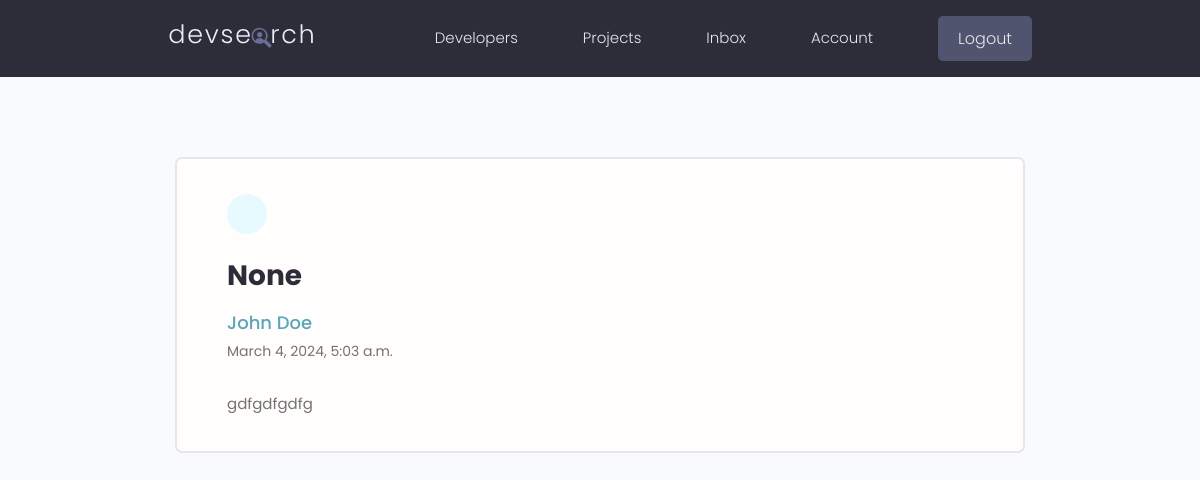
Screenshot of /message/6cf63210-3e48-4449-a771-ce388ce77c88/ (signed in) with the database file from the repository.
### user/models.py (models this page shows, shortened)
class Message(models.Model):
    sender = models.ForeignKey(Profile, on_delete=models.SET_NULL, null=True, blank=True, related_name='message_sender')
    recipient = models.ForeignKey(Profile, on_delete=models.SET_NULL, null=True, blank=True, related_name='message_recipient')
    name = models.CharField(max_length=200, null=True, blank=True)
    email = models.EmailField(max_length=200, null=True, blank=True)
    subject = models.CharField(max_length=200, null=True, blank=True)
    body = models.TextField()
    is_read = models.BooleanField(default=False, null=True)
    created = models.DateTimeField(auto_now_add=True)
    id = models.UUIDField(default=uuid.uuid4, unique=True, primary_key=True, editable=False)
    class Meta:
        ordering = ['is_read', '-created']

class Profile(models.Model):
    user = models.OneToOneField(User, on_delete=models.CASCADE, null=True, blank=True)
    username = models.CharField(max_length=200, null=True, blank=True)
    name = models.CharField(max_length=200, null=True, blank=True)
    email = models.EmailField(max_length=500, null=True, blank=True)
    short_intro = models.CharField(max_length=200, null=True, blank=True)
    bio = models.TextField(null=True, blank=True)
    profile_pic = models.ImageField(null=True, blank=True, upload_to='profile/', default='profile/user-default.png')
    location = models.CharField(max_length=200, null=True, blank=True)
    social_github = models.CharField(max_length=200, null=True, blank=True)
    social_twitter = models.CharField(max_length=200, null=True, blank=True)
    social_linkedin = models.CharField(max_length=200, null=True, blank=True)
    social_youtube = models.CharField(max_length=200, null=True, blank=True)
    social_facebook = models.CharField(max_length=200, null=True, blank=True)
    created = models.DateTimeField(auto_now_add=True)
    id = models.UUIDField(default=uuid.uuid4, unique=True, primary_key=True, editable=False)
    class Meta:
        ordering = ['created']

### user/views.py (the view)
# urls.py: path('message/<str:pk>/', views.viewMessage, name='message'),
@login_required(login_url='login')
def viewMessage(request, pk):
    profile = request.user.profile                  # step-1: querying loged in user profile (just limiting that only logged in user can query his own messages)
    message = profile.message_recipient.get(id=pk)  # step-2: querying profile>message_recipient by the Message Model id
    if message.is_read == False:                    # step-: only it will call when it unread
        message.is_read = True                     # step-1: if user read the message is_read = True then save
        message.save()
    context = {'message':message}
    return render(request, 'user/message.html', context)

### user/templates/user/message.html (shortened to what this page needs)
{% extends 'main.html' %}
{% block content %}
  <main class="messagePage my-xl">
    <div class="content-box">
      <div class="message">
        <a class="backButton" href="{% url 'inbox' %}"></a>
        <h2 class="message__subject">{{message.subject}}</h4>
          {% if message.sender.id %}
          <a href="{% url 'user-profile' message.sender.id %}" class="message__author">{{message.sender.name}}</a>
          {% else %}
          <a href="" class="message__author">{{message.name}}</a>
          {% endif %}
          <p class="message__date">{{message.created}}</p>
          <div class="message__body">{{message.body | linebreaksbr}}</div>
      </div>
    </div>
  </main>
{% endblock content %}

### static/styles/app.css (style rules this page uses)
:root { --color-sub: #2d2d39; }
.content-box { width: 95%; max-width: 85rem; margin: 0 auto; }
.message { padding: 2.5rem 0; }
.message > a { display: flex; gap: 1rem; }
.message__author, .message__date { flex-basis: 25%; }
.message__subject { flex-basis: 50%; }
.message__date { text-align: right; }
.messagePage .message { list-style: none; background: var(--color-white); padding: 3.5rem 5rem; border: 2px solid var(--color-light); border-radius: 0.7rem; }
.messagePage .message__subject { font-size: 2.8rem; color: var(--color-sub); margin-bottom: 1rem; margin-top: 2rem; }
.messagePage .message__author { font-size: 1.8rem; font-weight: 500; }
.messagePage .message__date { font-size: 1.4rem; font-weight: 400; text-align: left; margin-bottom: 3rem; }
.backButton { background: var(--color-main-light); color: var(--color-main); width: 4rem; height: 4rem; display: flex; align-items: center; justify-content: center; border-radius: 50%; }

### static/uikit/styles/modules/_variables.css (style rules this page uses)
:root { --color-main: #5aa5b9; --color-main-light: #e6faff; --color-sub: #3f4156; --color-sub-light: #51546e; --color-sub-lighter: #ededfd; --color-text: #737373; --color-gray: #8b8b8b; --color-light: #e5e7eb; --color-light-gray: #767676; --color-bg: #f8fafd; --color-white: #fffefd; --color-white-light: #f3f3f3; --color-success: #359e64; --color-success-bg: #def8e8; --color-error: #fc4b0b; --color-error-bg: #fff2ee; --font-base: 'Poppins', arial, helvetica, 'Segoe UI', roboto, ubuntu, sans-serif; --font-monospace: 'Fira Code', 'Courier New', courier, monospace; --font-regular: 300; --font-medium: 500; --font-bold: 700; --generic-shadow: 1px 1px 5px #00000010; --generic-transition: all 0.3s ease-in-out; }

### static/uikit/styles/modules/_base.css (style rules this page uses)
* { margin: 0; padding: 0; box-sizing: border-box; text-rendering: optimizeLegibility; color: inherit; font-size: inherit; }
html { font-size: 50%; }
@media only screen and (min-width: 480px) { html { font-size: 56.25%; } }
@media only screen and (min-width: 1200px) { html { font-size: 62.5%; } }
body { line-height: 1.6; font-weight: 400; font-size: 1.5rem; color: var(--color-text); background-color: var(--color-bg); min-height: 100vh; }

### static/uikit/styles/modules/_typography.css (style rules this page uses)
* { font-family: var(--font-base); }
h2 { font-size: 3.6rem; font-weight: var(--font-bold); }
p, span, strong { font-size: 1.6rem; color: var(--color-text); font-weight: var(--font-regular); }
a { padding-bottom: 2px; text-decoration: none; display: inline-block; color: var(--color-main); font-weight: var(--font-medium); }

### static/uikit/styles/modules/_utilities.css (style rules this page uses)
.my-xl { margin: 8rem auto; }

### rows the page displays
Message: subject "None", sender.name "John Doe", created "March 4, 2024, 5:03 a.m.", body "gdfgdfgdfg"
